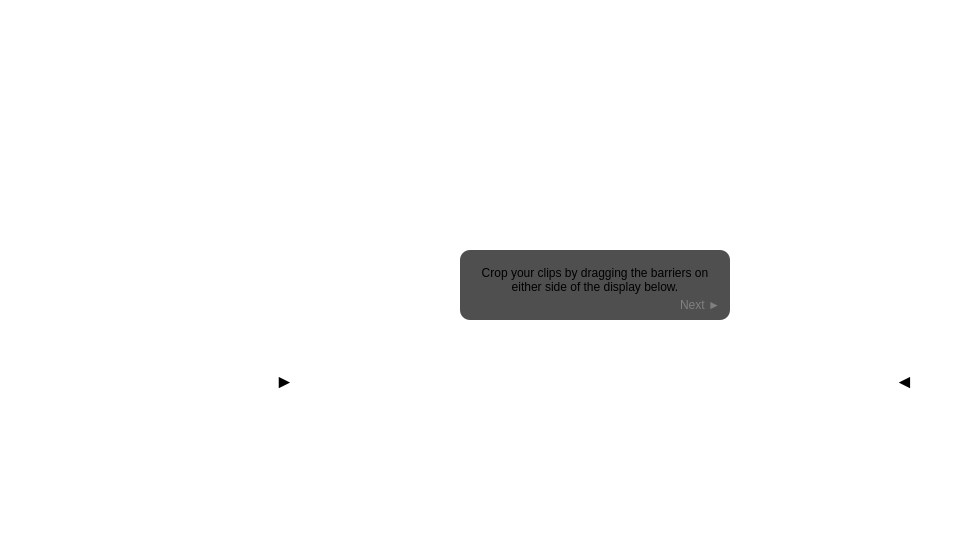
  <widget class="QGroupBox" name="slide_11">
   <property name="geometry">
    <rect>
     <x>960</x>
     <y>0</y>
     <width>960</width>
     <height>540</height>
    </rect>
   </property>
   <property name="styleSheet">
    <string notr="true">background: transparent;
border: 0px;</string>
   </property>
   <property name="title">
    <string/>
   </property>
   <widget class="QGroupBox" name="instruction_11">
    <property name="geometry">
     <rect>
      <x>460</x>
      <y>250</y>
      <width>270</width>
      <height>70</height>
     </rect>
    </property>
    <property name="styleSheet">
     <string notr="true">QGroupBox { background: #B0000000; border-radius: 10px; }</string>
    </property>
    <property name="title">
     <string/>
    </property>
    <widget class="QPushButton" name="next_11">
     <property name="geometry">
      <rect>
       <x>210</x>
       <y>45</y>
       <width>60</width>
       <height>20</height>
      </rect>
     </property>
     <property name="styleSheet">
      <string notr="true">QPushButton { color: #808080; }
QPushButton:hover { color: #C0C0C0; }</string>
     </property>
     <property name="text">
      <string>Next ►</string>
     </property>
    </widget>
    <widget class="QLabel" name="label_11">
     <property name="geometry">
      <rect>
       <x>10</x>
       <y>10</y>
       <width>250</width>
       <height>40</height>
      </rect>
     </property>
     <property name="text">
      <string>&lt;html&gt;&lt;head/&gt;&lt;body&gt;&lt;p&gt;Crop your clips by dragging the barriers on either side of the display below.&lt;/p&gt;&lt;/body&gt;&lt;/html&gt;</string>
     </property>
     <property name="alignment">
      <set>Qt::AlignCenter</set>
     </property>
     <property name="wordWrap">
      <bool>true</bool>
     </property>
    </widget>
    <zorder>label_11</zorder>
    <zorder>next_11</zorder>
   </widget>
   <widget class="QLabel" name="arrowLeft_11">
    <property name="geometry">
     <rect>
      <x>275</x>
      <y>370</y>
      <width>20</width>
      <height>21</height>
     </rect>
    </property>
    <property name="font">
     <font>
      <family>System</family>
      <pointsize>-1</pointsize>
      <bold>true</bold>
     </font>
    </property>
    <property name="styleSheet">
     <string notr="true">font-family: System;
font-size: 14px;</string>
    </property>
    <property name="text">
     <string>&lt;html&gt;&lt;head/&gt;&lt;body&gt;&lt;p&gt;&lt;span style=&quot; font-size:14pt;&quot;&gt;►&lt;/span&gt;&lt;/p&gt;&lt;/body&gt;&lt;/html&gt;</string>
    </property>
   </widget>
   <widget class="QLabel" name="arrowRight_11">
    <property name="geometry">
     <rect>
      <x>895</x>
      <y>370</y>
      <width>20</width>
      <height>21</height>
     </rect>
    </property>
    <property name="font">
     <font>
      <family>System</family>
      <pointsize>-1</pointsize>
      <bold>true</bold>
     </font>
    </property>
    <property name="styleSheet">
     <string notr="true">font-family: System;
font-size: 14px;</string>
    </property>
    <property name="text">
     <string>&lt;html&gt;&lt;head/&gt;&lt;body&gt;&lt;p&gt;&lt;span style=&quot; font-size:14pt;&quot;&gt;◄&lt;/span&gt;&lt;/p&gt;&lt;/body&gt;&lt;/html&gt;</string>
    </property>
   </widget>
  </widget>
